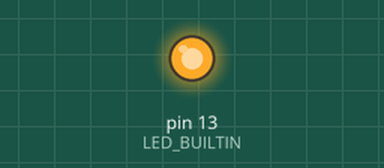
The sketch below on a simulated Arduino Uno, built with avr-gcc and run on an emulated ATmega328P. Parts: output pins drawn as LEDs (lit = HIGH). No radio packets arrive unless stated.

Above: at 1.0 s.
At 3.0 s:
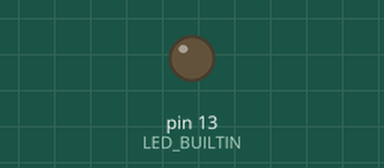
Timing chart, 0 to 5.2 s (numbered marks = the images above):
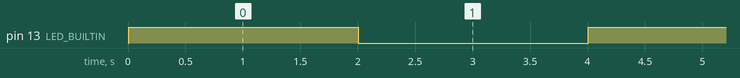

Measured:
- by itself, pin 13 (LED_BUILTIN): alternates HIGH for 2.0 s and LOW for 2.0 s

The sketch:

nRF24_CW.ino
```cpp
// (licence header left out)
/*
* Carrier Wave to test SDR downconverters
*
* Library: TMRh20/RF24, https://github.com/tmrh20/RF24/
*
* startConstCarrier() documentation
* https://nrf24.github.io/RF24/classRF24.html#ac43ad43c34337ec0de189105bab2213b
*/

#include <Arduino.h>
#include <SPI.h>
#include <nRF24L01.h>
#include <RF24.h>

#define CHANNEL 57
#define LEVEL RF24_PA_MAX // RF24_PA_MIN = -18 dBm, RF24_PA_LOW = -12 dBm, RF24_PA_HIGH = -6 dBm, RF24_PA_MAX = 0dBm
RF24 radio(PB0, PB1);   // CE, CSN
byte address[6];

void setup() {

  for (int i = 0; i < 6; i++)
  {
    address[i] = 0xFF;
  }

  pinMode(LED_BUILTIN, OUTPUT);
  radio.begin();
  radio.setChannel(CHANNEL);
  radio.startListening();
  radio.stopListening();

  if (radio.isPVariant())
  {
    radio.setAutoAck(false);
    radio.setRetries(0, 0);
    radio.flush_tx();
    radio.disableCRC();
  }
}

void loop() {

  digitalWrite(LED_BUILTIN, HIGH);
  radio.startConstCarrier(LEVEL, CHANNEL);
  delay(2000);

  radio.stopConstCarrier();
  radio.startListening();
  radio.stopListening();
  digitalWrite(LED_BUILTIN, LOW);
  delay(2000);
}
```
